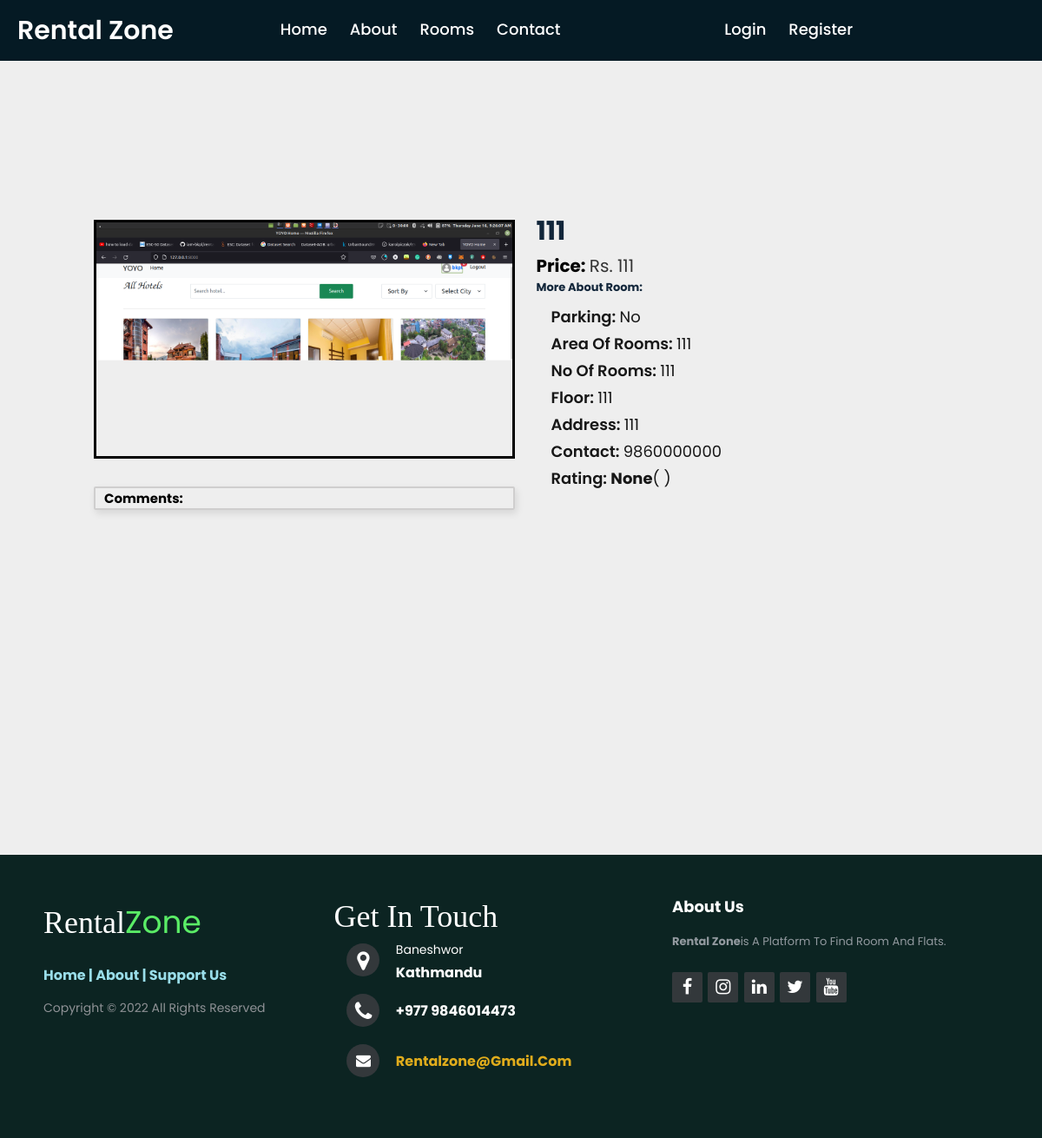
The app's page /roomView/14/, older data.
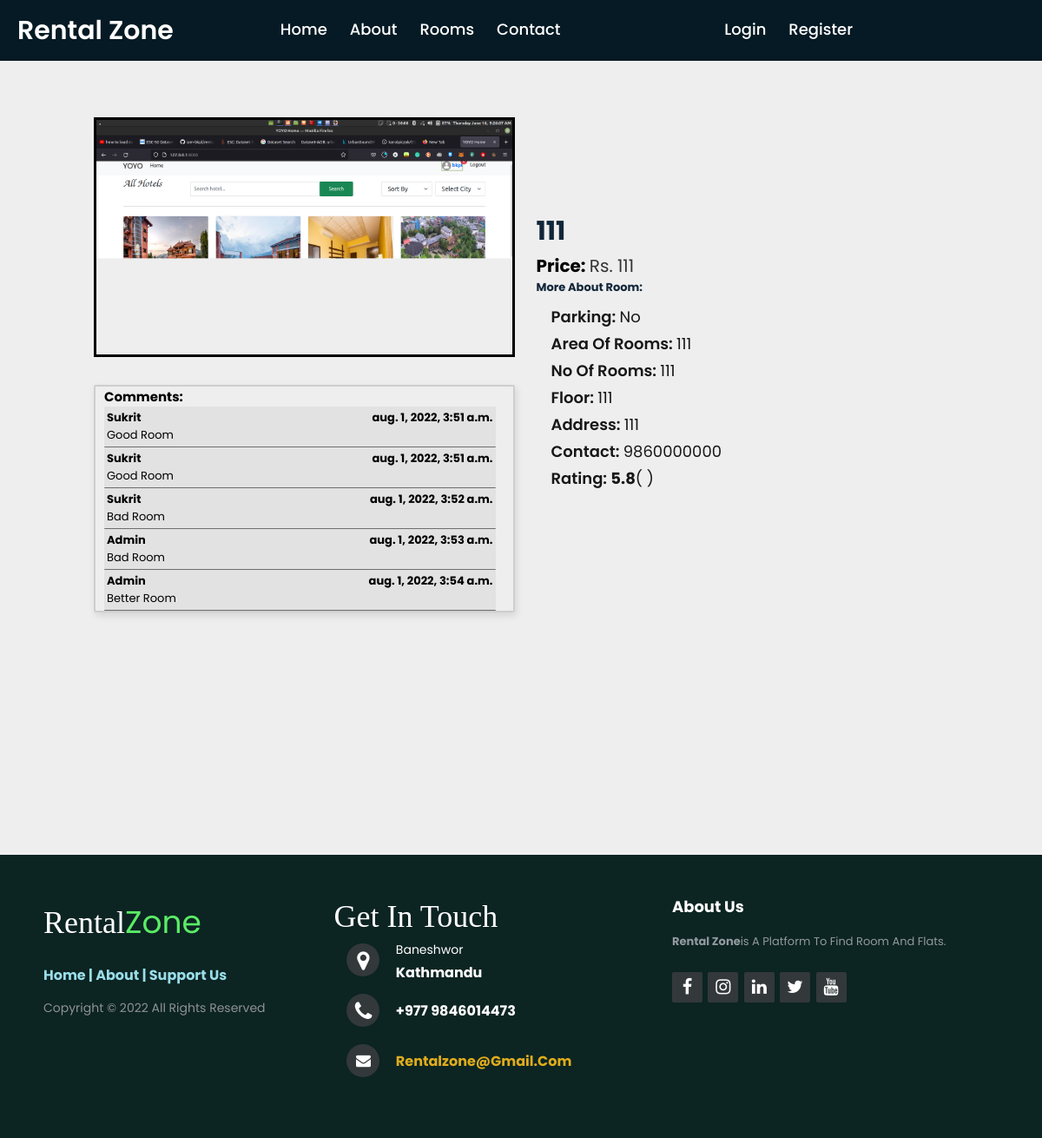
The same page, newer data.
### rooms/models.py (models this page shows, shortened)
class Room(models.Model):
   owner = models.ForeignKey(CustomUser,on_delete=models.CASCADE)
   number_of_room = models.PositiveIntegerField(default=0,null=True,blank=True)
   available_rooms = models.PositiveIntegerField(default=0,null=True,blank=True)
   room_price = models.PositiveIntegerField(default=0,null=True,blank=True)
   area_of_room = models.CharField(max_length=45,null=True,blank=True)
   floor = models.CharField(max_length=45,null=True,blank=True)
   parking = models.BooleanField(default=False,null=True,blank=True)
   address = models.CharField(max_length=100,null=True,blank=True)
   city = models.CharField(max_length=25,null=True,blank=True)
   state = models.CharField(max_length=25,null=True,blank=True)
   country = models.CharField(max_length=25,null=True,blank=True)
   image1 =  models.ImageField(upload_to='rooms/', null=True, blank=True )
   image2 = models.ImageField(upload_to='rooms/', null=True, blank=True)
   image3 = models.ImageField(upload_to='rooms/', null=True, blank=True)
   image4 = models.ImageField(upload_to='rooms/', null=True, blank=True)
   description = models.TextField(null=True, blank=True)
   map_link= models.TextField(null=True, blank=True)

class Review(models.Model):
    user = models.ForeignKey(CustomUser, on_delete=models.CASCADE)
    room = models.ForeignKey(Room, on_delete=models.CASCADE)
    date = models.DateTimeField(auto_now=True,null=True,blank=True)
    text = models.TextField(max_length=3000,blank=True,null=True)
    rate = models.PositiveSmallIntegerField(choices=RATE_CHOICES,null=True,blank=True)

### accounts/models.py (models this page shows)
class CustomUser(models.Model):
    user = models.OneToOneField(User, on_delete=models.CASCADE)
    phone = models.CharField(max_length=10,null=True,blank=True)
    user_type = models.CharField(max_length=15,null=True,blank=True)
    address =  models.CharField(max_length=30, null=True,blank=True)
    certificate = models.ImageField(upload_to='photos/',null=True, blank=True)
    def __str__(self):
        return self.user.username

### rooms/views.py (the view)
# urls.py: path('roomView/<int:pk>/', views.roomView,name="roomView"),
def roomView(request,pk):
    user=request.user
    room = Room.objects.get(id=pk)
    reviews = Review.objects.filter(room=room)
    reviews_avg = reviews.aggregate(Avg('rate'))
    reviews_count = reviews.count()
    context =  {'room':room}
    recently_viewed_rooms = None
    session = request.session
    context.update({'reviews':reviews,'reviews_avg':reviews_avg,'reviews_count':reviews_count})
    if( 'recently_viewed' in session ):
        if room.id in session['recently_viewed']:
            session['recently_viewed'].remove(room.id)
        recent_room = Room.objects.filter(pk__in = session['recently_viewed'])
        recently_viewed_rooms = sorted(
            recent_room, key=lambda x: session['recently_viewed'].index(x.id)
        )
        session['recently_viewed'].insert(0,room.id)
        if len(session['recently_viewed'])> 3:
            session['recently_viewed'].pop()
    else:
        session['recently_viewed'] = [room.id]
    session.modified = True
    if(not user.is_superuser):
        context.update({'recently_viewed_rooms':recently_viewed_rooms})
        if(user.is_authenticated):
            user = CustomUser.objects.get(user = request.user)
            context.update({'room':room,'user':user})
        else:
            context.update({'room':room})
        return render(request,'rooms/roomView.html',context)
    else:
        room = Room.objects.get(id=pk)
        context =  {'room':room}
        return render(request,'rooms/roomView.html',context)

### templates/rooms/roomView.html (shortened to what this page needs)
{% load static %}
<!DOCTYPE html>
<html lang="en">
<head>
  <link rel="stylesheet" href="https://unpkg.com/swiper@7/swiper-bundle.min.css" />
  <link rel="stylesheet" href="https://stackpath.bootstrapcdn.com/font-awesome/4.7.0/css/font-awesome.min.css">
  <link rel="stylesheet" href="https://cdnjs.cloudflare.com/ajax/libs/font-awesome/5.15.4/css/all.min.css">
  <link rel="stylesheet" href="http://maxcdn.bootstrapcdn.com/font-awesome/4.2.0/css/font-awesome.min.css">
  <link rel="stylesheet" href=" {% static 'css/style.css' %} ">
  <link rel="stylesheet" href="{% static 'css/rooms.css' %}">
  <link rel="stylesheet" href="{% static 'css/footer.css' %}">
  <link rel="stylesheet" href=" {% static 'css/roomProfile.css' %} ">
</head>
<body>
  <div class="wrapper">
   {% include 'nav.html' %}
  </div>
  <section>
    <div class="card-wrapper">
      <div class="card">
        <div class="product-imgs">
          <div class="img-display">
            <div class="img-showcase">
              <img src="{{room.image1.url}}" alt="shoe image">
            </div><br><br>
          </div>
          <div class="commentContainer" style="border: 2px solid rgb(207, 206, 206);">
            <h2>Comments:</h2>
            {% for review in reviews %}
            <div class="personalComment">
              <label class="commentLabel"><b> {{review.user}}<span style="float:right">{{review.date}} </span> </b>
              <p class="commentBox">{{review.text}}</p>
              </div>
              {% endfor %}
          </div>
        </div>
        <div class="product-content">
          <h3 class="room-title">{{room.city}}</h3>
          <div class="product-price">
            <p class="new-price">Price: <span>Rs. {{room.room_price}}</span></p>
          </div>
          <div class="product-detail">
            <h2>More about Room: </h2>
            <ul>
              <li>Parking: <span>
                {% if room.parking %}
                Yes
                {% else %}
                No
                {% endif %}
              </span></li>
              <li>Area of Rooms: <span> {{room.area_of_room}} </span></li>
              <li>No of Rooms: <span>{{room.number_of_room}} </span></li>
              <li>Floor: <span>{{room.floor}}</span></li>
              <li>Address: <span>{{room.address}}</span></li>
              <li>Contact: <span>{{room.owner.phone}}</span></li>
              <li>Rating: <span><b>{{reviews_avg.rate__avg}}</b>({{reviews_counts}} )
            </ul>
          </div>
        </div>
      </div>
  </section>
  <br><br><br><br>
{% include 'footer.html' %}
</body>
</html>

### templates/nav.html (shortened to what this page needs)
{% load static %}
<nav>
    <div class="content">
      <div class="logo"><a href="#">Rental&nbsp;Zone</a></div>
      <ul class="links">
        <li><a href="/">Home</a></li>
        <li><a href="#aboutUs">About</a></li>
        <li><a href="{% url 'roomList' %}">Rooms</a></li>
        <li><a href="#contactUs">Contact</a></li>
        {% if request.user.is_authenticated %}
        <li><a href=" {% url 'logout' %} " class="navButton" >Logout</a></li>
        <li><a href="/accounts/userProfile" class="navButton" >Profile</a></li>
        {% else %}
        <li><a href="{% url 'login' %}" class="navButton" >Login</a></li>
        <li><a href="/accounts/register" class="navButton" >Register</a></li>
        {% endif%}
    </div>
  </nav>
 {% include 'pop.html' %}

### templates/pop.html (shortened to what this page needs)
<!DOCTYPE html>
<html>
<head>
</head>
<body>
</body>
</html>

### templates/footer.html
<footer class="footer-distributed" id="aboutUs">
    <div class="footer-left">
      <h3>Rental<span>Zone</span></h3>
      <p class="footer-links">
        <a href="#">Home</a>
        |
        <a href="#">About</a>
        |
        <a href="#">Support us</a>
      </p>
      <p class="footer-company-name">Copyright © 2022 All rights reserved</p>
    </div>
    <div class="footer-center" id="contactUs">
      <h3>Get in touch</h3>
      <div>
        <i class="fa fa-map-marker"></i>
        <p><span>Baneshwor</span>
          Kathmandu</p>
      </div>
      <div>
        <i class="fa fa-phone"></i>
        <p>+977 9846014473</p>
      </div>
      <div>
        <i class="fa fa-envelope"></i>
        <p><a href="">rentalzone@gmail.com</a></p>
      </div>
    </div>
    <div class="footer-right">
      <p class="footer-company-about">
        <span>About us</span>
        <strong>Rental Zone</strong>is a platform to find room and flats.
      </p>
      <div class="footer-icons">
        <a href="#"><i class="fa fa-facebook"></i></a>
        <a href="#"><i class="fa fa-instagram"></i></a>
        <a href="#"><i class="fa fa-linkedin"></i></a>
        <a href="#"><i class="fa fa-twitter"></i></a>
        <a href="#"><i class="fa fa-youtube"></i></a>
      </div>
    </div>
  </footer>

### static/css/style.css (style rules this page uses)
:root { --orange:#ff7800; --black:#130f40; --light-color:#666; --box-shadow:0 .5rem 1.5rem rgba(0,0,0,.1); --border:.2rem solid rgba(0,0,0,.1); --outline:.1rem solid rgba(0,0,0,.1); --outline-hover:.2rem solid var(--black); }
* { font-family: 'Poppins', sans-serif; margin:0; padding:0; box-sizing: border-box; outline: none; border:none; text-decoration: none; text-transform: capitalize; transition: all .2s linear; }
html { font-size: 62.5%; overflow-x: hidden; scroll-behavior: smooth; scroll-padding-top: 7rem; }
body { background:#eee; }
section { padding:2rem 9%; }
.wrapper { background: #051a24; position: fixed; width: 100%; display: block; }
.wrapper nav { position: relative; display: flex; max-width: calc(100% - 200px); margin: 0 auto; height: 70px; align-items: center; justify-content: space-between; }
nav .content { display: flex; align-items: center; }
nav .content .links { margin-left: 80px; display: flex; }
.content .logo a { color: #fff; font-size: 30px; font-weight: 600; }
.content .links li { list-style: none; line-height: 70px; }
.content .links li a, .content .links li label { color: #fff; font-size: 18px; font-weight: 500; padding: 9px 17px; border-radius: 5px; transition: all 0.3s ease; }
@media screen and (max-width: 1250px) { .wrapper nav { max-width: 100%; padding: 0 20px; } }
@media screen and (max-width: 1250px) { nav .content .links { margin-left: 30px; } }
@media screen and (max-width: 1250px) { .content .links li a { padding: 8px 13px; } }

### static/css/footer.css (style rules this page uses)
footer { position: fixed; margin-bottom: 0; }
.footer-distributed { background-color: #0c2422; box-sizing: border-box; width: 100%; text-align: left; font: bold 16px sans-serif; padding: 50px 50px 60px 50px; margin-top: 80px; }
.footer-distributed .footer-left, .footer-distributed .footer-center, .footer-distributed .footer-right { display: inline-block; vertical-align: top; }
.footer-distributed .footer-left { width: 30%; }
.footer-distributed h3 { color: #ffffff; font: normal 36px 'Cookie', cursive; margin: 0; }
.footer-distributed h3 span { color: #5aec66; }
.footer-distributed .footer-links { color: #99dde9; margin: 20px 0 12px; }
.footer-distributed .footer-links a { display: inline-block; line-height: 1.8; text-decoration: none; color: inherit; }
.footer-distributed .footer-company-name { color: #8f9296; font-size: 14px; font-weight: normal; margin: 0; }
.footer-distributed .footer-center { width: 35%; }
.footer-distributed .footer-center i { background-color: #33383b; color: #ffffff; font-size: 25px; width: 38px; height: 38px; border-radius: 50%; text-align: center; line-height: 42px; margin: 10px 15px; vertical-align: middle; }
.footer-distributed .footer-center i.fa-envelope { font-size: 17px; line-height: 38px; }
.footer-distributed .footer-center p { display: inline-block; color: #ffffff; vertical-align: middle; margin: 0; }
.footer-distributed .footer-center p span { display: block; font-weight: normal; font-size: 14px; line-height: 2; }
.footer-distributed .footer-center p a { color: #e0ac1c; text-decoration: none; ; }
.footer-distributed .footer-right { width: 30%; }
.footer-distributed .footer-company-about { line-height: 20px; color: #92999f; font-size: 13px; font-weight: normal; margin: 0; }
.footer-distributed .footer-company-about span { display: block; color: #ffffff; font-size: 18px; font-weight: bold; margin-bottom: 20px; }
.footer-distributed .footer-icons { margin-top: 25px; }
.footer-distributed .footer-icons a { display: inline-block; width: 35px; height: 35px; cursor: pointer; background-color: #33383b; border-radius: 2px; font-size: 20px; color: #ffffff; text-align: center; line-height: 35px; margin-right: 3px; margin-bottom: 5px; }

### templates/rooms/roomView.html (style rules this page uses)
.commentContainer { height: auto; border-radius: 2px; box-shadow: 2px 4px 8px 0 rgb(0 0 0 / 10%); border: solid 1px #d6d6d6; padding-left:10px; padding-right:20px; }
.commentContainer .personalComment { background:rgb(226, 226, 226); border-bottom:1px solid rgb(111, 110, 110);; border-radius:1px; font-size:1.3em; padding:3px; }
.commentContainer .personalComment span { text-transform:lowercase; }

Row changes from the older to the newer data that the page shows:
added Review: user "Sukrit", date "aug. 1, 2022, 3:51 a.m.", text "Good Room"
added Review: user "Sukrit", date "aug. 1, 2022, 3:51 a.m.", text "Good Room"
added Review: user "Sukrit", date "aug. 1, 2022, 3:52 a.m.", text "Bad Room"
added Review: user "Admin", date "aug. 1, 2022, 3:53 a.m.", text "Bad Room"
added Review: user "Admin", date "aug. 1, 2022, 3:54 a.m.", text "Better Room"
Text that changed along with them:
{{ reviews_avg.rate__avg }}: "None" → "5.8"
